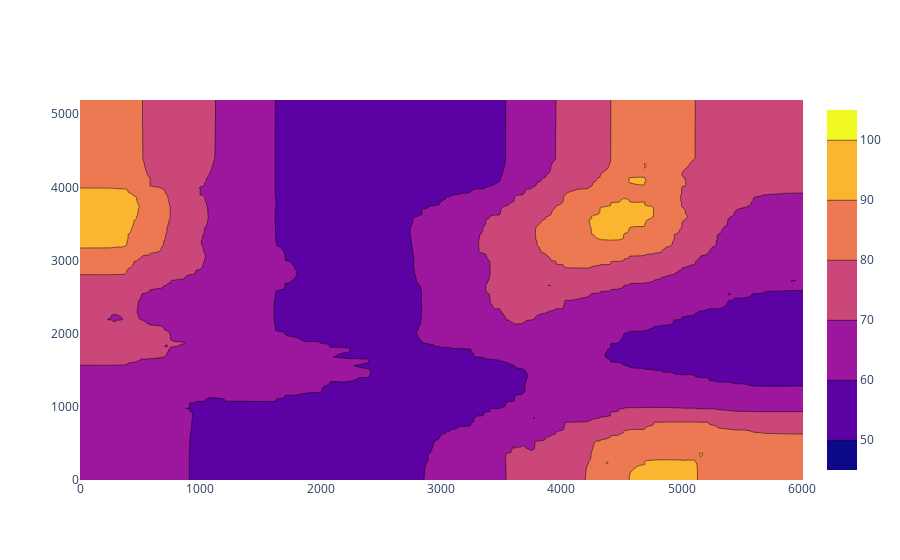

Notebook source saved alongside this figure:
### Code cell
import plotly.graph_objects as go
fig = go.Figure(data=
go.Contour(
    z=list(VR_6hr),
    x=list(coords['X']),
    y=list(coords['Y']),
    contours=dict(
        start=50,
        end=100,
        size=10
    )
))
fig.show()

### Figure 1 — Plotly figure (JSON) as saved in the notebook; plotly's stock layout.template omitted (floating-point values rounded to 4 significant figures; data arrays with more than 128 entries replaced by an {"elided": "..."} marker saying what was removed)
{"data": [{"contours": {"end": 100, "size": 10, "start": 50}, "type": "contour", "x": {"elided": "245 float values"}, "y": {"elided": "245 float values"}, "z": {"elided": "245 float values"}}], "layout": {}}
